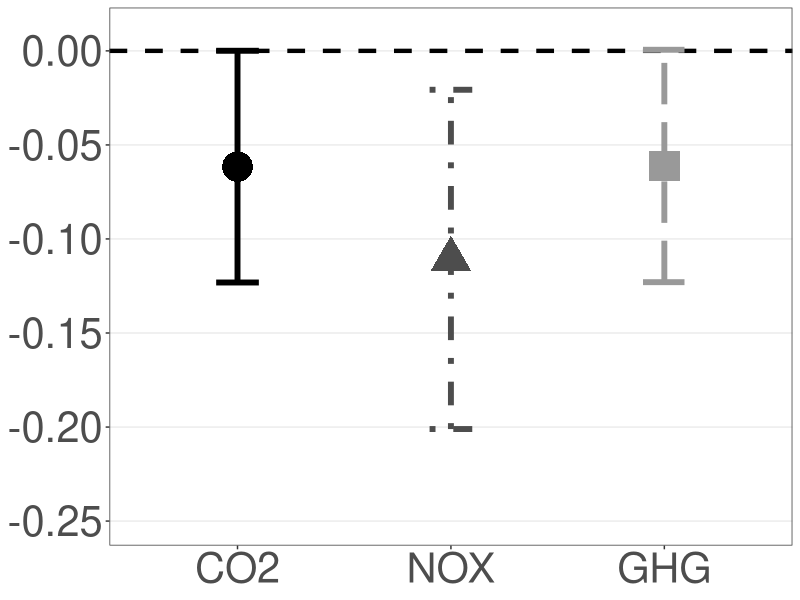
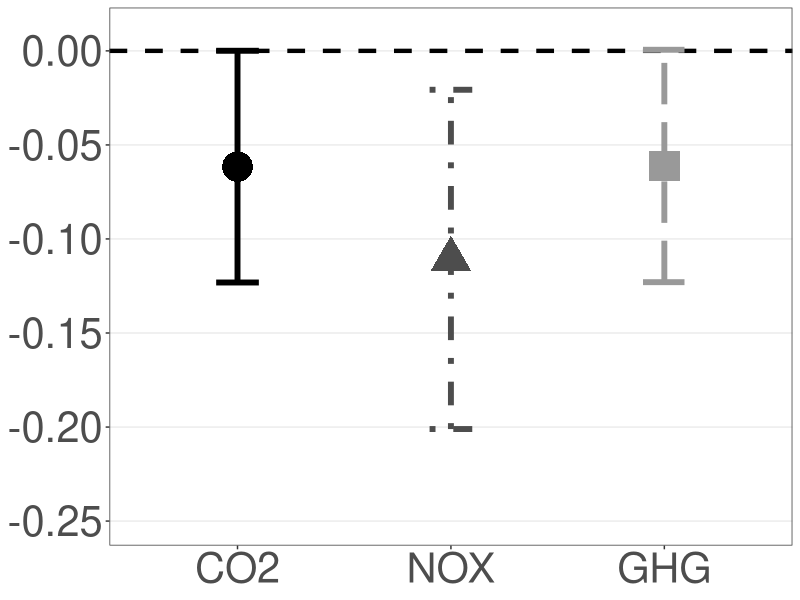

R code for these plots, in order:

# *************************************************************************
#   Creator: Tobias Eibinger and Sachintha Fernando
#   Project: Zero Fare
#   Creates the ATT emission graphs (Fig 5)
#   Date: 2026-04-05
# *************************************************************************



library(dplyr)
library(ggplot2)

setwd(dirname(rstudioapi::getActiveDocumentContext()$path))

input_dir <- "../30_data_analysis"
output_dir <- "../60_results"


library(ggplot2)
library(dplyr)
#----------------------
# SDID ATT - main specification
#----------------------
#1. CO2
att1 <- -0.06119
lower1 <-  -0.12297 
upper1 <-   0.00059

#2. Nox
att2 <-     -0.11088 
lower2 <-  -0.20107
upper2 <-   -0.02069
  
#3. GHG
att3 <-   -0.06155
lower3 <-    -0.12315  
upper3 <-   0.00005


#-----------------------------------------
att <- c(att3, att2, att1)
lower <- c(lower3, lower2, lower1)
upper <- c(upper3, upper2, upper1)
specification <- c( "CO2",  "NOX","GHG")


df <- data.frame( att, lower, upper, specification)

# Specify the order of levels
df$specification <- factor(df$specification, levels = c("CO2","NOX","GHG"))


line_types <- c("CO2" = "solid", 
                "NOX" = "dotdash", 
                "GHG" = "longdash")

cols <- c("CO2" = "black", "NOX" = "grey30", "GHG" = "grey60")
shapes <- c("CO2" = 16, "NOX" = 17, "GHG" = 15)

cap_width <- 0.1

df %>%
  ggplot(aes(
    x = specification,
    y = att,
    color = specification,
    shape = specification,
    linetype = specification
  )) +
  geom_hline(yintercept = 0, linetype = "dashed", color = "black", linewidth = 1.5) +
  
  # vertical CI line
  geom_segment(
    aes(xend = specification, y = lower, yend = upper),
    linewidth = 2
  ) +
  
  # bottom cap
  geom_segment(
    aes(
      x    = as.numeric(specification) - cap_width,
      xend = as.numeric(specification) + cap_width,
      y    = lower,
      yend = lower
    ),
    linewidth = 2
  ) +
  
  # top cap
  geom_segment(
    aes(
      x    = as.numeric(specification) - cap_width,
      xend = as.numeric(specification) + cap_width,
      y    = upper,
      yend = upper
    ),
    linewidth = 2
  ) +
  
  geom_point(size = 10) +
  coord_cartesian(ylim = c(-0.25, 0.01)) +
  scale_color_manual(values = cols) +
  scale_shape_manual(values = shapes) +
  scale_linetype_manual(values = line_types) +
  labs(x = NULL, y = NULL, color = NULL, shape = NULL, linetype = NULL) +
  theme_bw() +
  theme(
    legend.position = "none",
    axis.text = element_text(size = 30),
    axis.text.y = element_text(size = 30),
    panel.grid.major.x = element_blank(),
    panel.grid.minor.x = element_blank(),
    panel.grid.minor.y = element_blank()
  )


ggsave(file=paste0(output_dir,"/Fig-4-percap-att-es-main.pdf"), 
       scale=2,
       width = 10,
       height = 7,
       units = "in"
)
